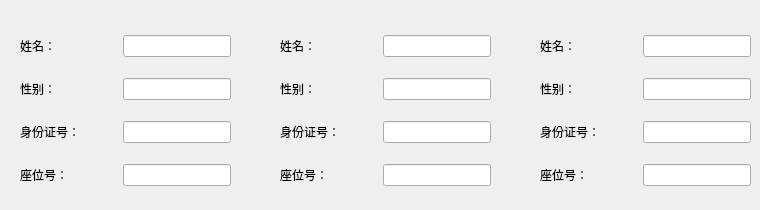
      <widget class="QWidget" name="page_3">
       <widget class="QWidget" name="layoutWidget_4">
        <property name="geometry">
         <rect>
          <x>20</x>
          <y>20</y>
          <width>211</width>
          <height>181</height>
         </rect>
        </property>
        <layout class="QVBoxLayout" name="verticalLayout_9">
         <item>
          <layout class="QHBoxLayout" name="horizontalLayout_30">
           <item>
            <widget class="QLabel" name="label_33">
             <property name="sizePolicy">
              <sizepolicy hsizetype="Preferred" vsizetype="Fixed">
               <horstretch>0</horstretch>
               <verstretch>0</verstretch>
              </sizepolicy>
             </property>
             <property name="text">
              <string>姓名：</string>
             </property>
            </widget>
           </item>
           <item>
            <widget class="QLineEdit" name="NameLineEdit_3">
             <property name="sizePolicy">
              <sizepolicy hsizetype="Fixed" vsizetype="Fixed">
               <horstretch>0</horstretch>
               <verstretch>0</verstretch>
              </sizepolicy>
             </property>
             <property name="layoutDirection">
              <enum>Qt::RightToLeft</enum>
             </property>
             <property name="echoMode">
              <enum>QLineEdit::Normal</enum>
             </property>
             <property name="alignment">
              <set>Qt::AlignLeading|Qt::AlignLeft|Qt::AlignVCenter</set>
             </property>
             <property name="cursorMoveStyle">
              <enum>Qt::VisualMoveStyle</enum>
             </property>
            </widget>
           </item>
          </layout>
         </item>
         <item>
          <layout class="QHBoxLayout" name="horizontalLayout_31">
           <item>
            <widget class="QLabel" name="label_34">
             <property name="sizePolicy">
              <sizepolicy hsizetype="Preferred" vsizetype="Fixed">
               <horstretch>0</horstretch>
               <verstretch>0</verstretch>
              </sizepolicy>
             </property>
             <property name="text">
              <string>性别：</string>
             </property>
            </widget>
           </item>
           <item>
            <widget class="QLineEdit" name="SexLineEdit_3">
             <property name="sizePolicy">
              <sizepolicy hsizetype="Fixed" vsizetype="Fixed">
               <horstretch>0</horstretch>
               <verstretch>0</verstretch>
              </sizepolicy>
             </property>
            </widget>
           </item>
          </layout>
         </item>
         <item>
          <layout class="QHBoxLayout" name="horizontalLayout_32">
           <item>
            <widget class="QLabel" name="label_35">
             <property name="sizePolicy">
              <sizepolicy hsizetype="Preferred" vsizetype="Fixed">
               <horstretch>0</horstretch>
               <verstretch>0</verstretch>
              </sizepolicy>
             </property>
             <property name="text">
              <string>身份证号：</string>
             </property>
            </widget>
           </item>
           <item>
            <widget class="QLineEdit" name="IDLineEdit_3">
             <property name="sizePolicy">
              <sizepolicy hsizetype="Fixed" vsizetype="Fixed">
               <horstretch>0</horstretch>
               <verstretch>0</verstretch>
              </sizepolicy>
             </property>
            </widget>
           </item>
          </layout>
         </item>
         <item>
          <layout class="QHBoxLayout" name="horizontalLayout_33">
           <item>
            <widget class="QLabel" name="label_36">
             <property name="sizePolicy">
              <sizepolicy hsizetype="Preferred" vsizetype="Fixed">
               <horstretch>0</horstretch>
               <verstretch>0</verstretch>
              </sizepolicy>
             </property>
             <property name="text">
              <string>座位号：</string>
             </property>
            </widget>
           </item>
           <item>
            <widget class="QLineEdit" name="SeatNumLineEdit_3">
             <property name="sizePolicy">
              <sizepolicy hsizetype="Fixed" vsizetype="Fixed">
               <horstretch>0</horstretch>
               <verstretch>0</verstretch>
              </sizepolicy>
             </property>
            </widget>
           </item>
          </layout>
         </item>
        </layout>
       </widget>
       <widget class="QWidget" name="layoutWidget_5">
        <property name="geometry">
         <rect>
          <x>280</x>
          <y>20</y>
          <width>211</width>
          <height>181</height>
         </rect>
        </property>
        <layout class="QVBoxLayout" name="verticalLayout_10">
         <item>
          <layout class="QHBoxLayout" name="horizontalLayout_34">
           <item>
            <widget class="QLabel" name="label_37">
             <property name="sizePolicy">
              <sizepolicy hsizetype="Preferred" vsizetype="Fixed">
               <horstretch>0</horstretch>
               <verstretch>0</verstretch>
              </sizepolicy>
             </property>
             <property name="text">
              <string>姓名：</string>
             </property>
            </widget>
           </item>
           <item>
            <widget class="QLineEdit" name="NameLineEdit_4">
             <property name="sizePolicy">
              <sizepolicy hsizetype="Fixed" vsizetype="Fixed">
               <horstretch>0</horstretch>
               <verstretch>0</verstretch>
              </sizepolicy>
             </property>
             <property name="layoutDirection">
              <enum>Qt::RightToLeft</enum>
             </property>
             <property name="echoMode">
              <enum>QLineEdit::Normal</enum>
             </property>
             <property name="alignment">
              <set>Qt::AlignLeading|Qt::AlignLeft|Qt::AlignVCenter</set>
             </property>
             <property name="cursorMoveStyle">
              <enum>Qt::VisualMoveStyle</enum>
             </property>
            </widget>
           </item>
          </layout>
         </item>
         <item>
          <layout class="QHBoxLayout" name="horizontalLayout_35">
           <item>
            <widget class="QLabel" name="label_38">
             <property name="sizePolicy">
              <sizepolicy hsizetype="Preferred" vsizetype="Fixed">
               <horstretch>0</horstretch>
               <verstretch>0</verstretch>
              </sizepolicy>
             </property>
             <property name="text">
              <string>性别：</string>
             </property>
            </widget>
           </item>
           <item>
            <widget class="QLineEdit" name="SexLineEdit_4">
             <property name="sizePolicy">
              <sizepolicy hsizetype="Fixed" vsizetype="Fixed">
               <horstretch>0</horstretch>
               <verstretch>0</verstretch>
              </sizepolicy>
             </property>
            </widget>
           </item>
          </layout>
         </item>
         <item>
          <layout class="QHBoxLayout" name="horizontalLayout_36">
           <item>
            <widget class="QLabel" name="label_39">
             <property name="sizePolicy">
              <sizepolicy hsizetype="Preferred" vsizetype="Fixed">
               <horstretch>0</horstretch>
               <verstretch>0</verstretch>
              </sizepolicy>
             </property>
             <property name="text">
              <string>身份证号：</string>
             </property>
            </widget>
           </item>
           <item>
            <widget class="QLineEdit" name="IDLineEdit_4">
             <property name="sizePolicy">
              <sizepolicy hsizetype="Fixed" vsizetype="Fixed">
               <horstretch>0</horstretch>
               <verstretch>0</verstretch>
              </sizepolicy>
             </property>
            </widget>
           </item>
          </layout>
         </item>
         <item>
          <layout class="QHBoxLayout" name="horizontalLayout_37">
           <item>
            <widget class="QLabel" name="label_40">
             <property name="sizePolicy">
              <sizepolicy hsizetype="Preferred" vsizetype="Fixed">
               <horstretch>0</horstretch>
               <verstretch>0</verstretch>
              </sizepolicy>
             </property>
             <property name="text">
              <string>座位号：</string>
             </property>
            </widget>
           </item>
           <item>
            <widget class="QLineEdit" name="SeatNumLineEdit_4">
             <property name="sizePolicy">
              <sizepolicy hsizetype="Fixed" vsizetype="Fixed">
               <horstretch>0</horstretch>
               <verstretch>0</verstretch>
              </sizepolicy>
             </property>
            </widget>
           </item>
          </layout>
         </item>
        </layout>
       </widget>
       <widget class="QWidget" name="layoutWidget_6">
        <property name="geometry">
         <rect>
          <x>540</x>
          <y>20</y>
          <width>211</width>
          <height>181</height>
         </rect>
        </property>
        <layout class="QVBoxLayout" name="verticalLayout_11">
         <item>
          <layout class="QHBoxLayout" name="horizontalLayout_38">
           <item>
            <widget class="QLabel" name="label_41">
             <property name="sizePolicy">
              <sizepolicy hsizetype="Preferred" vsizetype="Fixed">
               <horstretch>0</horstretch>
               <verstretch>0</verstretch>
              </sizepolicy>
             </property>
             <property name="text">
              <string>姓名：</string>
             </property>
            </widget>
           </item>
           <item>
            <widget class="QLineEdit" name="NameLineEdit_5">
             <property name="sizePolicy">
              <sizepolicy hsizetype="Fixed" vsizetype="Fixed">
               <horstretch>0</horstretch>
               <verstretch>0</verstretch>
              </sizepolicy>
             </property>
             <property name="layoutDirection">
              <enum>Qt::RightToLeft</enum>
             </property>
             <property name="echoMode">
              <enum>QLineEdit::Normal</enum>
             </property>
             <property name="alignment">
              <set>Qt::AlignLeading|Qt::AlignLeft|Qt::AlignVCenter</set>
             </property>
             <property name="cursorMoveStyle">
              <enum>Qt::VisualMoveStyle</enum>
             </property>
            </widget>
           </item>
          </layout>
         </item>
         <item>
          <layout class="QHBoxLayout" name="horizontalLayout_39">
           <item>
            <widget class="QLabel" name="label_42">
             <property name="sizePolicy">
              <sizepolicy hsizetype="Preferred" vsizetype="Fixed">
               <horstretch>0</horstretch>
               <verstretch>0</verstretch>
              </sizepolicy>
             </property>
             <property name="text">
              <string>性别：</string>
             </property>
            </widget>
           </item>
           <item>
            <widget class="QLineEdit" name="SexLineEdit_5">
             <property name="sizePolicy">
              <sizepolicy hsizetype="Fixed" vsizetype="Fixed">
               <horstretch>0</horstretch>
               <verstretch>0</verstretch>
              </sizepolicy>
             </property>
            </widget>
           </item>
          </layout>
         </item>
         <item>
          <layout class="QHBoxLayout" name="horizontalLayout_40">
           <item>
            <widget class="QLabel" name="label_43">
             <property name="sizePolicy">
              <sizepolicy hsizetype="Preferred" vsizetype="Fixed">
               <horstretch>0</horstretch>
               <verstretch>0</verstretch>
              </sizepolicy>
             </property>
             <property name="text">
              <string>身份证号：</string>
             </property>
            </widget>
           </item>
           <item>
            <widget class="QLineEdit" name="IDLineEdit_5">
             <property name="sizePolicy">
              <sizepolicy hsizetype="Fixed" vsizetype="Fixed">
               <horstretch>0</horstretch>
               <verstretch>0</verstretch>
              </sizepolicy>
             </property>
            </widget>
           </item>
          </layout>
         </item>
         <item>
          <layout class="QHBoxLayout" name="horizontalLayout_41">
           <item>
            <widget class="QLabel" name="label_44">
             <property name="sizePolicy">
              <sizepolicy hsizetype="Preferred" vsizetype="Fixed">
               <horstretch>0</horstretch>
               <verstretch>0</verstretch>
              </sizepolicy>
             </property>
             <property name="text">
              <string>座位号：</string>
             </property>
            </widget>
           </item>
           <item>
            <widget class="QLineEdit" name="SeatNumLineEdit_5">
             <property name="sizePolicy">
              <sizepolicy hsizetype="Fixed" vsizetype="Fixed">
               <horstretch>0</horstretch>
               <verstretch>0</verstretch>
              </sizepolicy>
             </property>
            </widget>
           </item>
          </layout>
         </item>
        </layout>
       </widget>
      </widget>
